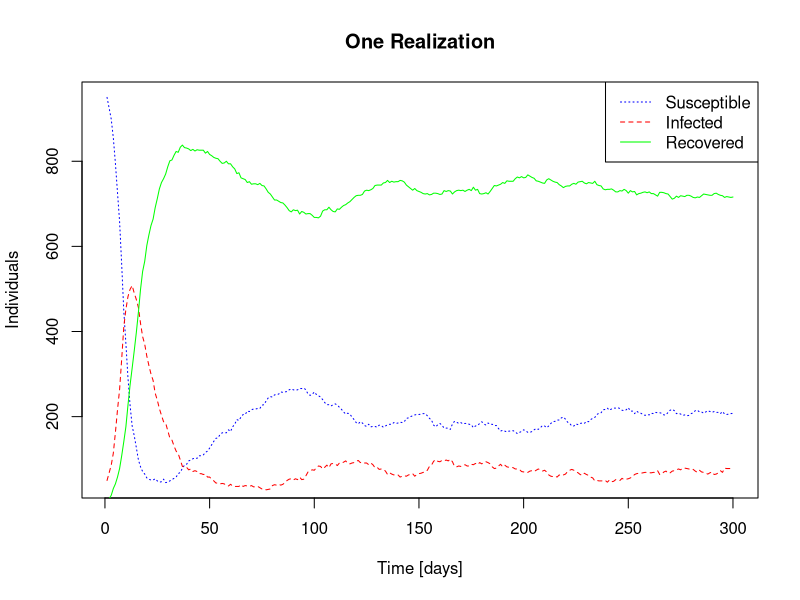
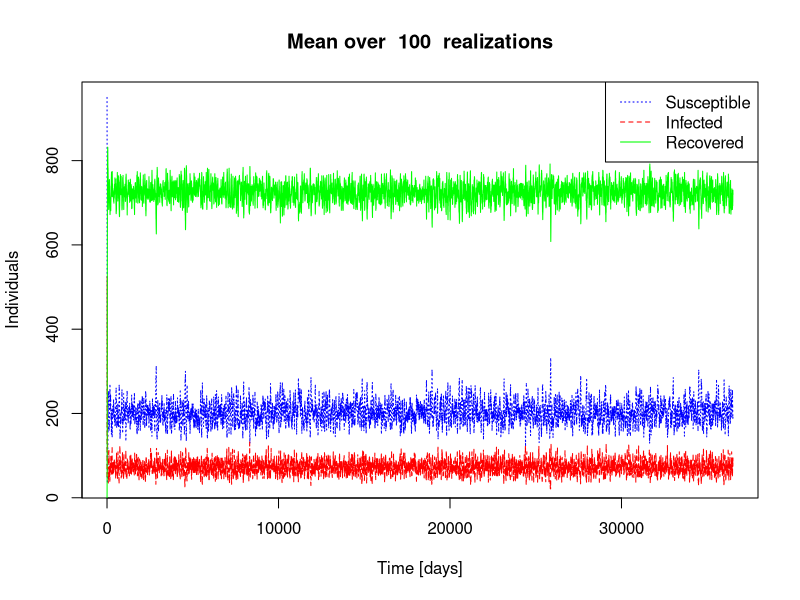

Recreate these plots in R, in order. (Note: this script raises an error after producing the figures.)

# ==============================================
# PROBLEM 1D
# ==============================================


beta <-  0.05
gamma <-  0.10
alpha  <-  0.01

P  <-  matrix(c(1-beta, beta, 0, 0, 1 - gamma, gamma, alpha, 0, 1-alpha), nrow <- 3, ncol <- 3, byrow <- TRUE)


# This function returns the mean over a specified number of simulations of the expected values
simulate_expected_values <- function(P, numSim = 1) {
  
  result <- matrix(nrow = numSim, ncol = 3)
  
  for (j in 1:numSim) {
  
    v1 <- 0 #total number of "loops" in state 0
    v2 <- 0 #total number of "loops" in state 1
    v3 <- 0 #total number of transitions from 0 to 1 and 1 to 2
    
    v1_counter <- 0 #number of transitions from 0 to 1
    v2_counter <- 0 # number of transitions from 1 to 2
    v3_counter <- 0 # number of complete cycles
    
    year <- 365
    state <- 0
    for (i in 1:(year*50)) {
      
      
      newstate <- sample.int(3, size <- 1, replace <- TRUE, prob <- P[state+1,])-1
      
      if (newstate != state) { # a new state has been transistioned to 
        if(state == 0) {
          v1_counter <- v1_counter + 1
          v1 <- v1 + 1
          v2 <- v2 + 1
          v3 <- v3 +1
        }
        else if(state == 1) {
          v2_counter <- v2_counter + 1
          v2 <- v2 + 1
          v3 <- v3 + 1
        }
        else if(state == 2) {
          v3_counter <- v3_counter + 1
          v3 <-  v3 + 1
        }
        
      }
      else { #The transistion was to the same state
        if (state == 0) {
          v1 <- v1 +1
          v2 <-  v2 + 1
          v3 <- v3 + 1}
        else if (state == 1) {
          v2 <- v2 +1
          v3 <- v3 + 1}
        else if (state == 2){
          v3 <- v3 + 1
        }
      }
      
      state <- newstate
      
    }
    
    result[j,] <- c(v1/v1_counter,v2/v2_counter,v3/v3_counter)
  }
  return (c(mean(result[,1]),mean(result[,2]),mean(result[,3]))) #returns the mean over the simulations
}

# +++++++++++++++++++
# Run code under here
# +++++++++++++++++++



#simulate_expected_values(P,100)



# ==============================================
# PROBLEM 1F
# ==============================================
#Highlight the code underneath and run it to get the answers to f)



N <- 1000 # Individuals.

Y0 <- c(950, 50, 0) # Starting state.

# Probabilities (to begin with).
gamma <- 0.10
alpha <- 0.01
beta <- function(Y){
  return (0.5*Y[2]/N)
}
n <- 300 # Time steps.

values <- matrix(data=NA,nrow=3,ncol=n) # Preallocate matrix for simulated values. 
values[, 1] <- Y0

# Run simulation.
for (t in 2:n){
  # Use a binomial to simulate. 
  old_susc <- values[1, t-1]
  old_inf <- values[2, t-1]
  old_rec <- values[3, t-1]
  
  new_inf <- rbinom(n = 1, size = old_susc, beta(values[, t-1]))
  new_rec <- rbinom(n = 1, size = old_inf, gamma) 
  new_susc <- rbinom(n = 1,size =  old_rec, alpha) 
  Y <- c(old_susc - new_inf + new_susc, old_inf - new_rec + new_inf, old_rec - new_susc + new_rec)
  values[, t] <- Y
}

par_lty <- c(3,2,1)
par_col <- c("blue", "red", "green")
plot(1:n, values[1, ], type = "l", lty = par_lty[1], col = par_col[1], xlab="Time [days]", ylab = "Individuals", main = "One Realization")
lines(1:n, values[2, ], type = "l", lty = par_lty[2], col = par_col[2])
lines(1:n, values[3, ], type = "l", lty = par_lty[3], col = par_col[3])
legend("topright", legend= c("Susceptible", "Infected", "Recovered"), lty = par_lty, col = par_col)


# ==============================================
# PROBLEM 1G
# ==============================================
#Highlight the code underneath and run it to get the answers to g)

N <- 1000 # Individuals.

Y0 <- c(950, 50, 0) # Starting state.

# Probabilities (to begin with).
gamma <- 0.10
alpha <- 0.01
beta <- function(Y){
  return (0.5*Y[2]/N)
}
n <- 36500 # Time steps. 100 years. 

values <- matrix(data=NA,nrow=3,ncol=n) # Preallocate matrix for simulated values. 
values[, 1] <- Y0

sim <- function(values){
  # Run simulation.
  for (t in 2:n){
    # Use a binomial to simulate. 
    old_susc <- values[1, t-1]
    old_inf <- values[2, t-1]
    old_rec <- values[3, t-1]
    
    new_susc <- rbinom(n = 1, size = old_susc, 1-beta(values[, t-1]))
    new_inf <- rbinom(n = 1, size = old_inf, 1-gamma) 
    new_rec <- rbinom(n = 1,size =  old_rec, 1-alpha) 
    Y <- c(new_susc - (new_rec - old_rec), new_inf - (new_susc - old_susc), new_rec - (new_inf - old_inf))
    values[, t] <- Y
  }
  return (values)
}

take.mean <- function(amount, fun = sim){
  # Take mean of 'amount' number of simulations. 
  average_susc <- c(length = amount)
  average_inf <- c(length = amount)
  average_rec <- c(length = amount)
  
  for (i in 1:amount){
    # Take an average. 
    val <- sim(values)
    susc <- val[1, ncol(val)]/N
    inf <- val[2, ncol(val)]/N
    rec <- val[3, ncol(val)]/N
    average_susc[i] <- susc
    average_inf[i] <- inf
    average_rec[i] <- rec
  }
  return (list("val" = val, "avg1" = mean(average_susc), "avg2" = mean(average_inf), "avg3" = mean(average_rec)))
}

amount <- 100 # Number of simulations to take mean over. 
avg_prop <- take.mean(amount, sim)
val <- avg_prop$val # Values to plot. 

# Parameters for color and linetypes in plot. 
par_lty <- c(3,2,1)
par_col <- c("blue", "red", "green")

# Plot the lines. 
plot(1:n, val[1, ], type = "l", lty = par_lty[1], col = par_col[1], xlab="Time [days]", 
     ylab = "Individuals", main = capture.output(cat("Mean over ", amount, " realizations")))
lines(1:n, val[2, ], type = "l", lty = par_lty[2], col = par_col[2])
lines(1:n, val[3, ], type = "l", lty = par_lty[3], col = par_col[3])
legend("topright", legend= c("Susceptible", "Infected", "Recovered"), lty = par_lty, col = par_col)

# Print simulated values. 
print("Mean Proportions:", quote=FALSE)
cat("Susceptible ", avg_prop$avg1, "\n")
cat("Infected ", avg_prop$avg2, "\n")
cat("Recovered ", avg_prop$avg3)

# ==============================================
# PROBLEM 1H
# ==============================================


#Returns the mean over the maximum number of infected in a simulation and the corresponding time for a given number of simulations
estimate_max <- function(Y0,iterations,simulations) {
  maximum_sum = 0
  maximum_time_sum = 0
  for (i in 1:simulations){
    Y = Y0
    I_max = 0
    n_max = 0
    for (j in 1:iterations) {
      if (Y[2] > I_max) {
        I_max = Y[2]
        n_max = j
      }
      Y = simulate_step(Y)
    }
    
    maximum_sum = maximum_sum + I_max
    maximum_time_sum = maximum_time_sum + n_max
  }
  return (c(maximum_sum/simulations,maximum_time_sum/simulations))
}

Estimates <- estimate_max(Y0,300,1000)
print(Estimates)


# ==============================================
# PROBLEM 2A
# ==============================================

lambda = 1.5

#Simulates the poisson process for a given number of simulations
simulate_pois <- function(lambda, t_start,t_end, plot, numSim = 1) {
  result <-  rep(NA,numSim)
  for (i in 1:numSim) {
    n = rpois(1,lambda = lambda*(t_end - t_start))
    result[i] = n
    v_vec = runif(n,t_start,t_end)
    w_vec = sort(v_vec)
    x_vec <- seq(from = 0, to = n, by = 1)
    
    if(plot && i == 1) {
      
      plot(NULL, NULL, xlim = c(t_start, t_end), ylim = c(0, n), xlab = "Time [days]", lwd = 2, ylab = "Claims", main = "Insurance Claims: 10 Realizations", cex = 2)
      for(i in 1:n) {
        lines(w_vec[i:(i+1)], rep(x_vec[i],2), lwd = 1)
      }
    }
    else if(plot) {
      for(i in 1:n) {
        lines(w_vec[i:(i+1)], rep(x_vec[i],2), lwd = 1)
      }
    }
  }
  return (result)
}

# +++++++++++++++++++
# Run code under here
# +++++++++++++++++++


#Estimate the probability in question
res <- simulate_pois(lambda,0,59,plot = FALSE, numSim = 1000)
num <- sum(res > 100)/length(res)
num

#plotting
simulate_pois(lambda,0,59,plot = TRUE, numSim = 10)


# ==============================================
# PROBLEM 2B
# ==============================================


res <- simulate_pois(lambda,0,59,plot = FALSE, numSim = 1000)
mean(res)
var(res)

#Takes a list of poisson distributed values (claims) and returns the size of the claims summed together
calculate.claims <- function(claims) {
  result = rep(0,length(claims))
  for (i in 1:length(claims)) {
    for (j in 1:claims[i]) {
      c <-  rexp(1,rate = 10)
      result[i] <- result[i] + c
    }
  }
  return(result)
}


# +++++++++++++++++++
# Run code under here
# +++++++++++++++++++


claims <- simulate_pois(lambda,0,59,plot = FALSE, numSim = 1000*10)
res <- calculate.claims(claims)

mean(res)
var(res)
